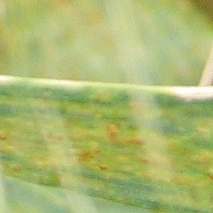
#> input picture test/test.jpg, 213 x 213 px
$ python -i preprocess_data.py   (imports and definitions only)
#> lines starting #> are read from the running program, lines starting #| are printed output that depends on the picture
"""
Data Preprocessing Pipeline
Prepares custom training data for model training
"""

import os
import shutil
from pathlib import Path
import argparse
from sklearn.model_selection import train_test_split
from PIL import Image
import json
import numpy as np
from typing import Dict, List, Tuple
import cv2

class DataPreprocessor:
    """Handle data preprocessing and splitting"""

    def __init__(self, data_root: str = "data"):
        self.data_root = Path(data_root)
        self.raw_dir = self.data_root / "raw"
        self.processed_dir = self.data_root / "processed"
        self.train_dir = self.data_root / "train"
        self.val_dir = self.data_root / "validation"
        self.test_dir = self.data_root / "test"

        # Image settings
        self.target_size = (224, 224)
        self.supported_formats = {'.jpg', '.jpeg', '.png', '.bmp', '.tiff'}

    # [50 lines left out: functions setup_directories, validate_raw_data, not called in this run]

    def preprocess_image(self, image_path: Path, output_path: Path) -> bool:
        """
        Preprocess a single image

        Args:
            image_path: Source image path
            output_path: Target image path

        Returns:
            True if successful, False otherwise
        """
#> called with image_path = '../../test/test.jpg', output_path = 'out.png'
        try:
            # Read image
            image = cv2.imread(str(image_path))
#> image is the input picture: shape (213, 213, 3); mean B, G, R 113.9, 184.8, 172.1
            if image is None:
                print(f"   ❌ Cannot read image: {image_path.name}")
                return False

            # Convert BGR to RGB
            image = cv2.cvtColor(image, cv2.COLOR_BGR2RGB)

            # Resize image
            image = cv2.resize(image, self.target_size, interpolation=cv2.INTER_LANCZOS4)
#> image: shape (224, 224, 3)

            # Normalize and enhance
            image = self.enhance_image(image)

            # Convert back to PIL and save
            pil_image = Image.fromarray(image)
            pil_image.save(output_path, quality=95, optimize=True)

            return True

        except Exception as e:
            print(f"   ❌ Error processing {image_path.name}: {e}")
            return False

    def enhance_image(self, image: np.ndarray) -> np.ndarray:
        """Apply image enhancements"""
        # Apply CLAHE (Contrast Limited Adaptive Histogram Equalization)
        lab = cv2.cvtColor(image, cv2.COLOR_RGB2LAB)
#> lab: shape (224, 224, 3); mean of channels 0, 1, 2 185.3, 112.5, 162.5
        clahe = cv2.createCLAHE(clipLimit=2.0, tileGridSize=(8,8))
        lab[:,:,0] = clahe.apply(lab[:,:,0])
#> lab: shape (224, 224, 3); mean of channels 0, 1, 2 172.5, 112.5, 162.5
        image = cv2.cvtColor(lab, cv2.COLOR_LAB2RGB)
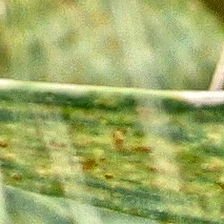
#> image: shape (224, 224, 3); mean R, G, B 158.9, 171.7, 101.4

        # Slight sharpening
        kernel = np.array([[-1,-1,-1],
                          [-1, 9,-1],
                          [-1,-1,-1]])
        image = cv2.filter2D(image, -1, kernel * 0.1 + np.eye(3) * 0.9)
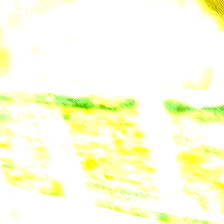
#> image: shape (224, 224, 3); mean R, G, B 252.4, 254.6, 224.3

        # Ensure values are in valid range
        image = np.clip(image, 0, 255).astype(np.uint8)

        return image

    # [193 lines left out: functions process_all_images, split_data, _copy_files, save_metadata, run_pipeline, main, not called in this run]

# [2 lines not run here, left out]

>>> result = DataPreprocessor().preprocess_image('../../test/test.jpg', 'out.png')
